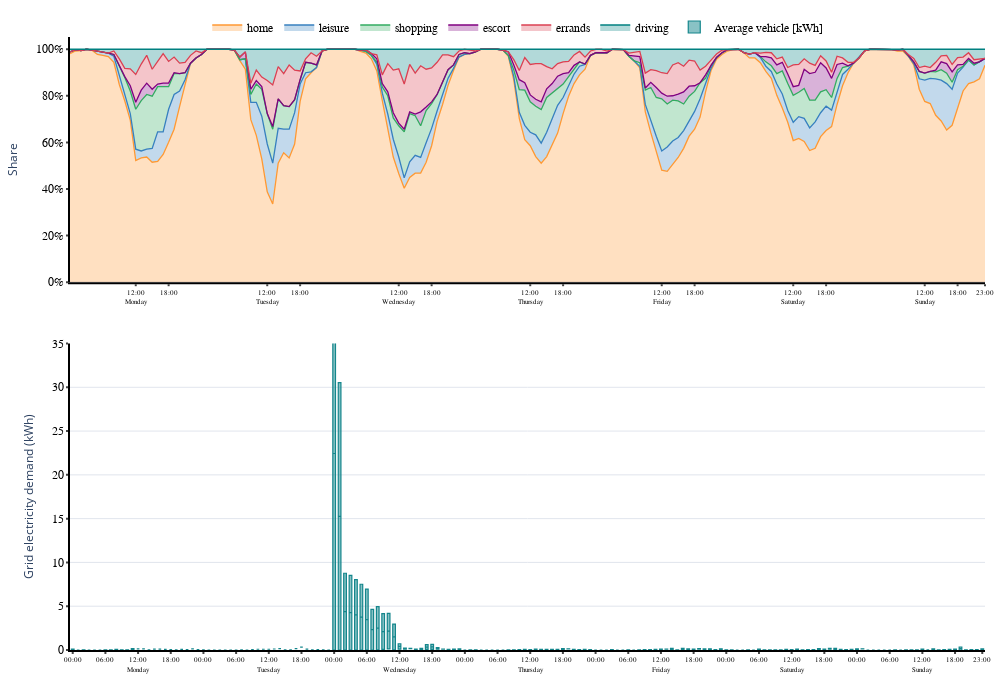

Write notebook code for a chart like this one.
### Code cell
# Final customization

fig['layout']['xaxis'].update({'showticklabels':True})
xaxisdct = {'automargin': False,
              'showgrid': False,
              'showline': True,
#               'zeroline':True,
              'tickmode':'array',
              'tickvals': ['00,Mon', '06,Mon', '12,Mon', '18,Mon',
                           '00,Tue', '06,Tue', '12,Tue', '18,Tue',
                           '00,Wed', '06,Wed', '12,Wed', '18,Wed',
                           '00,Thu', '06,Thu', '12,Thu', '18,Thu',
                           '00,Fri', '06,Fri', '12,Fri', '18,Fri',
                           '00,Sat', '06,Sat', '12,Sat', '18,Sat',
                           '00,Sun', '06,Sun', '12,Sun', '18,Sun','23,Sun'],
              'ticktext': ['00:00<br>', '06:00<br>', '12:00<br>Monday', '18:00<br>',
                           '00:00<br>', '06:00<br>', '12:00<br>Tuesday', '18:00<br>',
                           '00:00<br>', '06:00<br>', '12:00<br>Wednesday', '18:00<br>',
                           '00:00<br>', '06:00<br>', '12:00<br>Thursday', '18:00<br>',
                           '00:00<br>', '06:00<br>', '12:00<br>Friday', '18:00<br>',
                           '00:00<br>', '06:00<br>', '12:00<br>Saturday', '18:00<br>',
                           '00:00<br>', '06:00<br>', '12:00<br>Sunday', '18:00<br>','23:00<br>'],
               'ticklen': 2,
             'tickwidth': 2,
              'tickfont':{'family': 'Arial, sans-serif',
                            'size': 7,
                           'color': 'black'},
             'linewidth': 2,
#          'zerolinecolor': '#969696',
#          'zerolinewidth': 2,
        'showticklabels':True,
                "ticks":"outside",
                'ticklen': 2,
                'tickwidth': 2,
            'linecolor': 'black',
           }
fig['layout']['xaxis'].update(xaxisdct)
# fig['layout']['xaxis'].update({'showticklabels':False})
fig['layout']['xaxis2'].update(xaxisdct)

fig['layout']['yaxis'].update({'title': 'Share',
                           'titlefont': {'size':12},
                            'showgrid': False,'showline':True,'rangemode':"tozero", 'zeroline' : True,
                              'domain': [0.6, 1.0],'tickformat' : ',.0%',
                            'tickfont': {'family': 'Arial, sans-serif',
                                           'size': 12,
                                          'color': 'black'},
                           'linewidth':2,
                            "ticks":"outside",
                            'ticklen': 2,
                            'tickwidth': 2,
                               'linecolor': 'black',
                              })
fig['layout']['yaxis2'].update({'title': 'Grid electricity demand (kWh)',
                            'titlefont': {'size':12},
                             'showgrid': True,'showline':True,'rangemode':"tozero",
                               'domain': [0.0, 0.5],
                             'tickfont': {'family': 'Arial, sans-serif',
                                            'size': 12,
                                           'color': 'black'},
                            'linewidth':2,
                                'range': [0,35],
                                'dtick': 5,
                            "ticks":"outside",
                            'ticklen': 2,
                            'tickwidth': 2,
                            'linecolor': 'black',
                               })

fig['layout'].update({'paper_bgcolor': 'white',
                       'plot_bgcolor': 'white',
                             'margin': dict(l=70, r=15, t=20, b=50, pad=0),
                              'width': 1000,
                             'height': 700,
                         'showlegend': True,
                             'legend': {'orientation': 'h','x': 0.15, 'y': 1.04,
                                        'font': dict(family= 'Arial, sans-serif',
                                                       size= 12,
                                                      color= 'black')}
                     })

iplot(fig,show_link=False)
